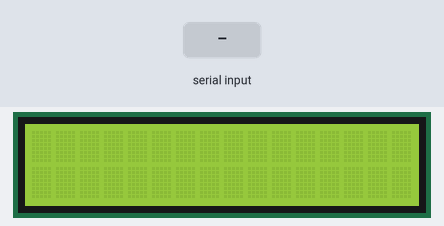
The sketch below on a simulated Arduino Uno, built with avr-gcc and run on an emulated ATmega328P. Parts: 16×2 character LCD. Inputs (shaded band) come from the test bench.

Above: at 1.2 s.
1.3 s: "1" received over Serial
At 2.4 s:
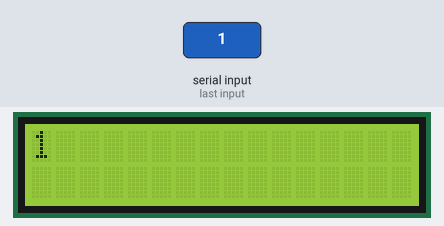
2.9 s: "0" received over Serial
At 3.6 s:
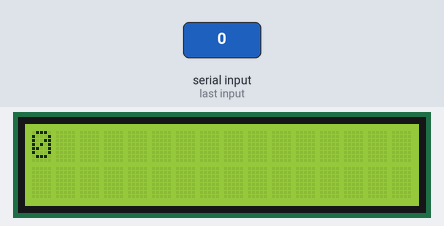
4.5 s: "2" received over Serial
At 6.0 s:
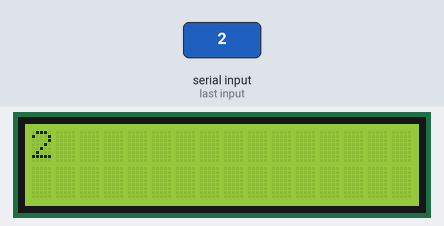
Timing chart, 0 to 7.5 s (numbered marks = the images above; inputs shaded):
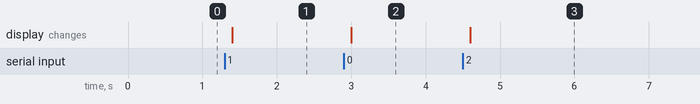

The sketch:

SerialLCDwithcharactershifting.ino
```cpp
#include <LiquidCrystal.h>

// initialize the library with the numbers of the interface pins
LiquidCrystal lcd(6, 5, 9, 10, 11, 12);
int line = 0;
int preline = 0;
void setup(){
    // set up the LCD's number of columns and rows:
  lcd.begin(16, 2);
  // initialize the serial communications:
  Serial.begin(9600);
}

void loop()
{
  // when characters arrive over the serial port...
  if (Serial.available()) {
    // wait a bit for the entire message to arrive
    delay(100);

    if (Serial.available() > 16) {
      lcd.clear();
      for (int i=0; i <= 15; i++) {
      lcd.write(Serial.read());
      }

      lcd.setCursor(0,1);

      while (Serial.available() > 0) {
      lcd.write(Serial.read());
      }

      line = 0;

    } else {

        lcd.clear();
         while (Serial.available() > 0) {
           // display each character to the LCD
           lcd.write(Serial.read());
           line = 1;
         }


    }
  }
}
```

Measured:
- after the input at 1.3 s, the display: changes after 0.10 s (image 1)
- after the input at 2.9 s, the display: changes after 0.10 s (image 2)
- after the input at 4.5 s, the display: changes after 0.10 s (image 3)
